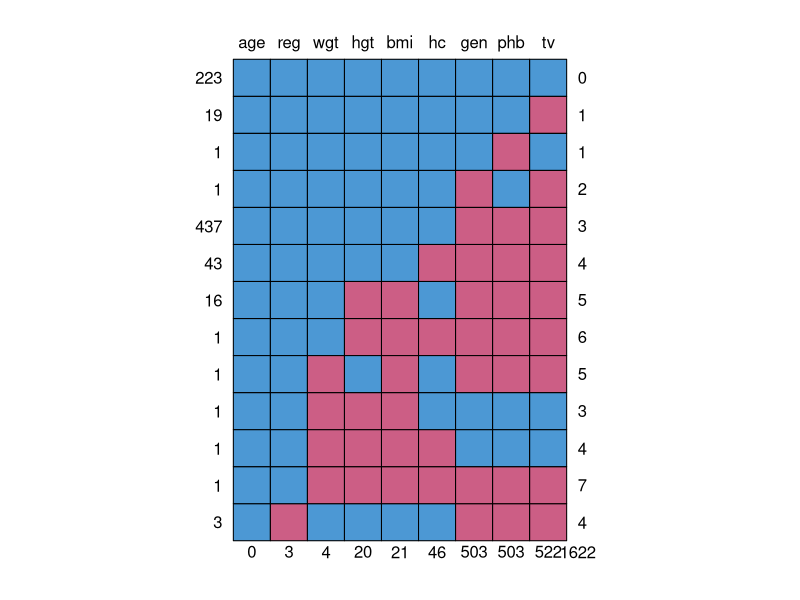
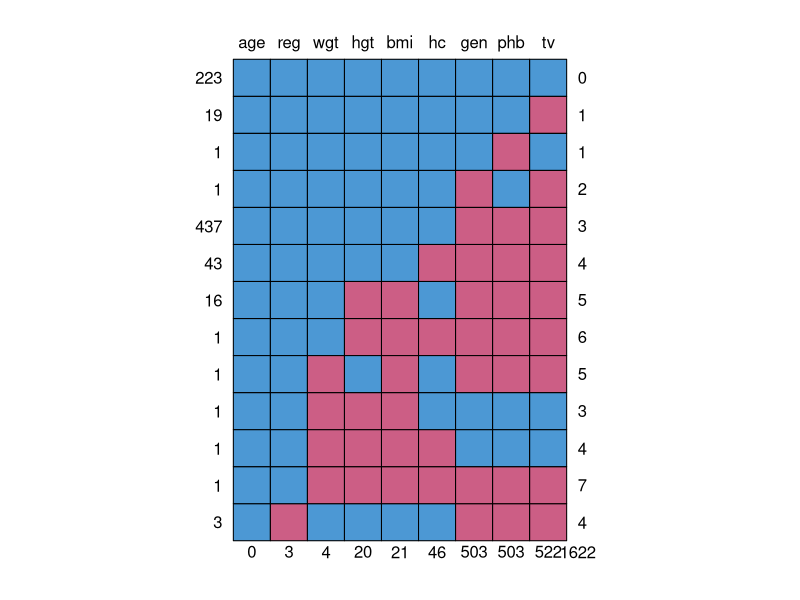
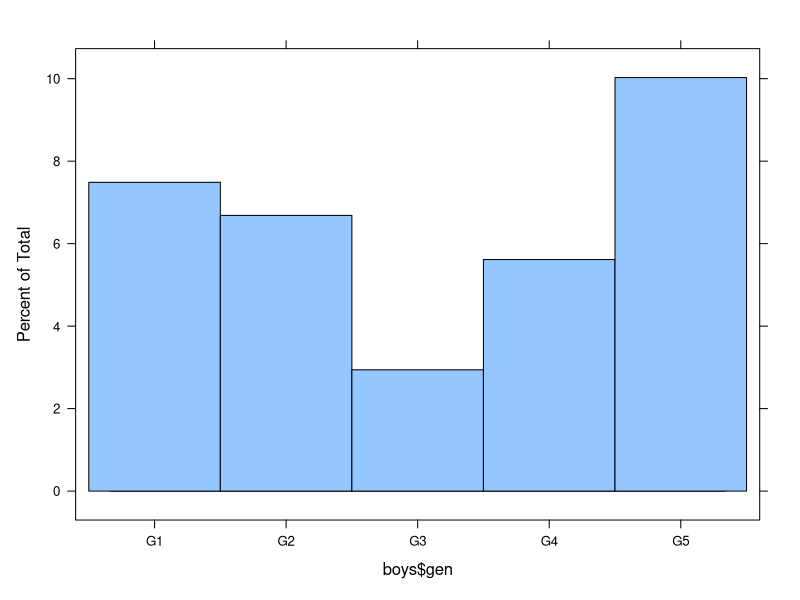
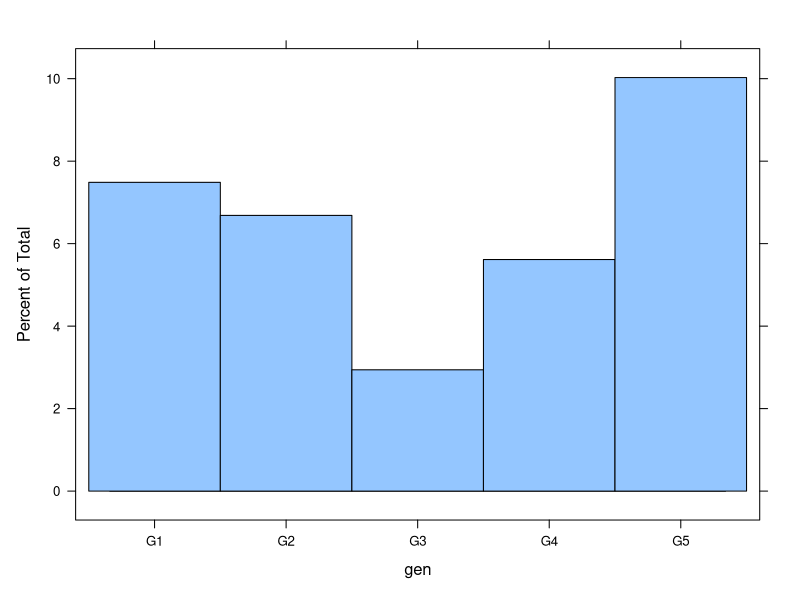
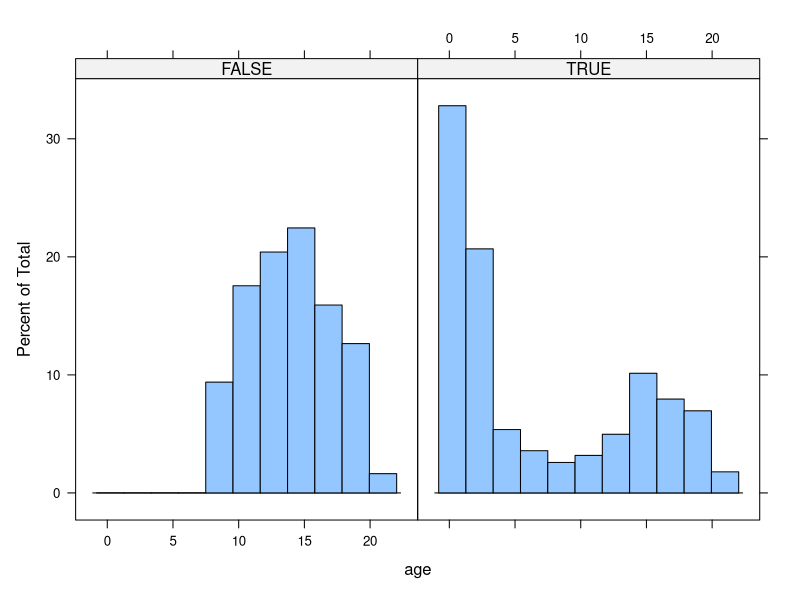

These charts were generated, in order, by the following R code:
## ---- chunk 1
require(mice)
require(lattice)
set.seed(123)
## ---- chunk 2
help(boys)
?boys
## ---- chunk 3
head(boys)
nrow(boys)
summary(boys)
## ---- chunk 4
md.pattern(boys)
## ---- chunk 5
mpat <- md.pattern(boys)
sum(mpat[, "gen"] == 0)
## ---- chunk 6
R <- is.na(boys$gen) 
R
## ---- chunk 7
histogram(boys$gen)
## ---- chunk 8
histogram(~ gen, data = boys)
## ---- chunk 9
histogram(~age|R, data=boys)
## ---- chunk 10
imp1 <- mice(boys, print=FALSE)
## ---- chunk 11
summary(boys)
summary(complete(imp1))
## ---- chunk 12
summary(with(imp1, mean(tv)))
